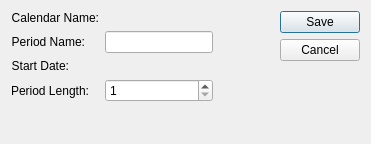
<?xml version="1.0" encoding="UTF-8"?>
<ui version="4.0">
 <comment>This file is part of the xTuple ERP: PostBooks Edition, a free and
open source Enterprise Resource Planning software suite,
Copyright (c) 1999-2019 by OpenMFG LLC, d/b/a xTuple.
It is licensed to you under the Common Public Attribution License
version 1.0, the full text of which (including xTuple-specific Exhibits)
is available at www.xtuple.com/CPAL.  By using this software, you agree
to be bound by its terms.</comment>
 <class>absoluteCalendarItem</class>
 <widget class="QDialog" name="absoluteCalendarItem">
  <property name="geometry">
   <rect>
    <x>0</x>
    <y>0</y>
    <width>371</width>
    <height>144</height>
   </rect>
  </property>
  <property name="windowTitle">
   <string>Absolute Calendar Item</string>
  </property>
  <layout class="QGridLayout" name="gridLayout">
   <item row="0" column="0">
    <layout class="QFormLayout" name="formLayout">
     <item row="0" column="0">
      <widget class="QLabel" name="_calendarNameLit">
       <property name="text">
        <string>Calendar Name:</string>
       </property>
       <property name="alignment">
        <set>Qt::AlignRight|Qt::AlignTrailing|Qt::AlignVCenter</set>
       </property>
      </widget>
     </item>
     <item row="0" column="1">
      <widget class="QLabel" name="_calendarName">
       <property name="sizePolicy">
        <sizepolicy hsizetype="Expanding" vsizetype="Preferred">
         <horstretch>0</horstretch>
         <verstretch>0</verstretch>
        </sizepolicy>
       </property>
       <property name="text">
        <string/>
       </property>
       <property name="alignment">
        <set>Qt::AlignLeading|Qt::AlignLeft|Qt::AlignVCenter</set>
       </property>
      </widget>
     </item>
     <item row="1" column="0">
      <widget class="QLabel" name="_periodNameLit">
       <property name="text">
        <string>Period Name:</string>
       </property>
       <property name="alignment">
        <set>Qt::AlignRight|Qt::AlignTrailing|Qt::AlignVCenter</set>
       </property>
      </widget>
     </item>
     <item row="1" column="1">
      <widget class="XLineEdit" name="_name"/>
     </item>
     <item row="2" column="0">
      <widget class="QLabel" name="_startDateLit">
       <property name="text">
        <string>Start Date:</string>
       </property>
       <property name="alignment">
        <set>Qt::AlignRight|Qt::AlignTrailing|Qt::AlignVCenter</set>
       </property>
      </widget>
     </item>
     <item row="2" column="1">
      <widget class="DLineEdit" name="_startDate"/>
     </item>
     <item row="3" column="0">
      <widget class="QLabel" name="_periodLengthLit">
       <property name="text">
        <string>Period Length:</string>
       </property>
       <property name="alignment">
        <set>Qt::AlignRight|Qt::AlignTrailing|Qt::AlignVCenter</set>
       </property>
      </widget>
     </item>
     <item row="3" column="1">
      <widget class="QSpinBox" name="_periodLength">
       <property name="minimum">
        <number>1</number>
       </property>
       <property name="maximum">
        <number>999</number>
       </property>
      </widget>
     </item>
    </layout>
   </item>
   <item row="0" column="1">
    <spacer>
     <property name="orientation">
      <enum>Qt::Horizontal</enum>
     </property>
     <property name="sizeType">
      <enum>QSizePolicy::Expanding</enum>
     </property>
     <property name="sizeHint" stdset="0">
      <size>
       <width>2</width>
       <height>20</height>
      </size>
     </property>
    </spacer>
   </item>
   <item row="0" column="2">
    <widget class="QDialogButtonBox" name="_buttonBox">
     <property name="orientation">
      <enum>Qt::Vertical</enum>
     </property>
     <property name="standardButtons">
      <set>QDialogButtonBox::Cancel|QDialogButtonBox::Save</set>
     </property>
    </widget>
   </item>
  </layout>
 </widget>
 <layoutdefault spacing="6" margin="11"/>
 <customwidgets>
  <customwidget>
   <class>DLineEdit</class>
   <extends>QWidget</extends>
   <header>datecluster.h</header>
   <container>1</container>
  </customwidget>
  <customwidget>
   <class>XLineEdit</class>
   <extends>QLineEdit</extends>
   <header>xlineedit.h</header>
   <container>1</container>
  </customwidget>
 </customwidgets>
 <tabstops>
  <tabstop>_name</tabstop>
  <tabstop>_startDate</tabstop>
  <tabstop>_periodLength</tabstop>
 </tabstops>
 <resources/>
 <connections/>
</ui>
